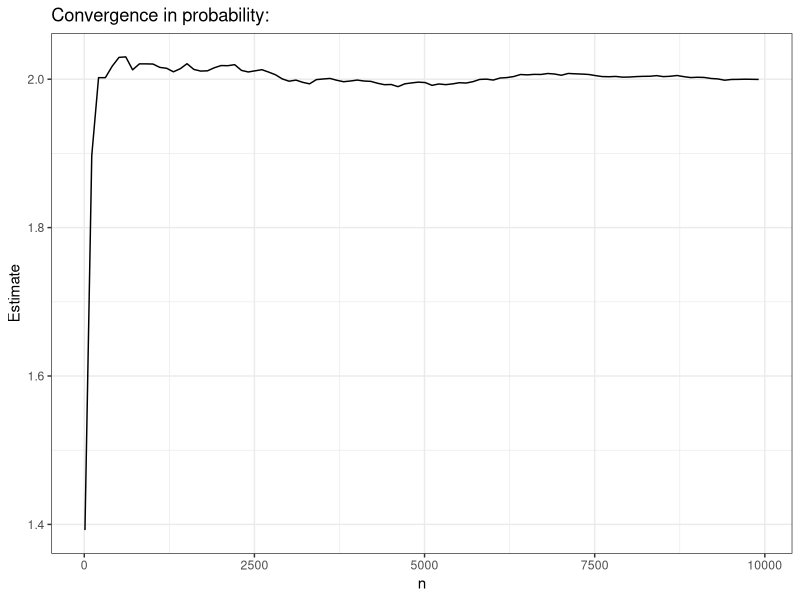
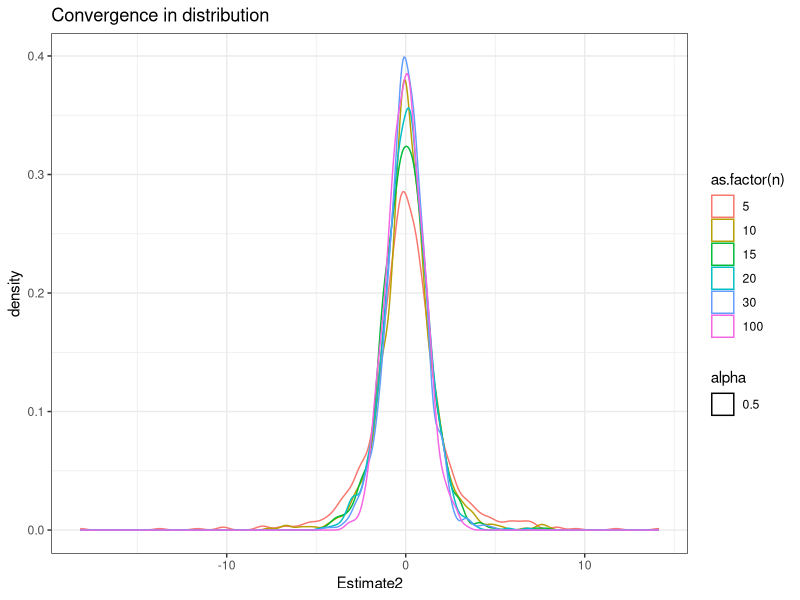

Here is the R script that generated these plots, in order: (Note: this script raises an error after producing the figures.)
## ---- chunk 1
knitr::opts_chunk$set(echo = FALSE, message=FALSE, warning=FALSE)
## ---- chunk 2
library(ggplot2)
library(dplyr)
library(knitr)
set.seed(10101)

N <- 10000
  x <-rexp(N)
  e <-rnorm(N)
  y <- 1+2*x+e

data0 <- data.frame(cbind(x,e,y))

dgp0 <- function(n){
  data2 <- data0  %>% head(n)
  reg <- lm(y~x, data=data2)
  
  res <- cbind(n, t(summary(reg)$coef[2,]))
  res <- as.data.frame(res)
  return(res)
}

params_gr0 <-expand.grid(n=seq(from = 10,to=10000, by = 100)) 
res_gr0 <-mapply(dgp0, n=params_gr0$n,  SIMPLIFY = FALSE) %>%
  bind_rows() %>%
  as_data_frame()

ggplot(res_gr0, aes(x = n, y=Estimate)) +
  geom_line() + 
  theme_bw() +
  ggtitle("Convergence in probability:")

## ---- chunk 3
dgp1 <- function(n){
  
  x <-rexp(n)
  e <-rnorm(n)
  y <- 1+2*x+e
  
  data <- data.frame(cbind(x,e,y))
  reg <- lm(y~x, data=data)
 
  
  res <- cbind(n, t(summary(reg)$coef[2,]))
  res <- as.data.frame(res)
  return(res)
}

params_gr <-expand.grid(1:1000, n=c(5,10,15,20,30,100))
res_gr <-mapply(dgp1, n=params_gr$n, SIMPLIFY = FALSE) %>%
  bind_rows()

res_gr <- res_gr %>% mutate(Estimate2=sqrt(n)*(Estimate-2))


ggplot(res_gr) +
  #stat_function(fun = dnorm, aes(colour = "True")) + 
  geom_density(aes(x=Estimate2, group=as.factor(n), 
                   colour=as.factor(n), alpha=0.5)) + 
  scale_color_discrete(breaks=c(5,10,15,20,30,100)) + 
  theme_bw() +
  ggtitle("Convergence in distribution")
 
## ---- chunk 4
N <- 10000
x <-rnorm(N)
e <-c(rnorm(N),rcauchy(N))
y <- 0.8+0.3*x+e

data <- data.frame(cbind(x,e,y))
data <- cbind(data,"dist"=c(rep("Normal",N),rep("Cauchy",N)))

dgp2 <- function(n,distribution){
  data2 <- data %>% filter(dist==distribution) %>% head(n)
  
  reg <- lm(y~x, data=data2)
  
  res <- cbind(distribution,n, t(summary(reg)$coef[2,]))
  res <- as.data.frame(res)
  return(res)
}

params_gr <-expand.grid(n=seq(from = 10,to=10000, by = 100), distribution=c("Normal", "Cauchy"))
res_gr <-mapply(dgp2, n=params_gr$n, distribution=params_gr$distribution, SIMPLIFY = FALSE) %>%
  bind_rows() %>%
  as_data_frame() 
  

mean.n <- res_gr %>% group_by(distribution) %>% summarise(mean=mean(Estimate))

ggplot(res_gr, aes(x = n, y=Estimate, colour=as.factor(distribution)))+
  geom_line() + 
  theme_bw() +
  ggtitle("Convergence in probability:")+
  labs(color = "Distribution")+
  geom_hline(aes(yintercept=mean.n[1,2], color="red") ) +
  geom_hline(aes(yintercept=mean.n[2,2], color="lightblue")) +
  scale_colour_discrete(labels = c("Normal","Cauchy","Mean","Mean"))
  
## ---- chunk 5
res_gr.n <- res_gr %>% filter(distribution==1)
res_gr.n <- res_gr.n[c(1:5,95:100),]
kable(res_gr.n, digits = 3, caption = "Table 1: OLS Estimates")
  
## ---- chunk 6
res_gr.c <- res_gr %>% filter(distribution==2)
res_gr.c <- res_gr.c[c(1:5,95:100),]
kable(res_gr.c, digits = 3, caption = "Table 2: OLS Estimates")
  
